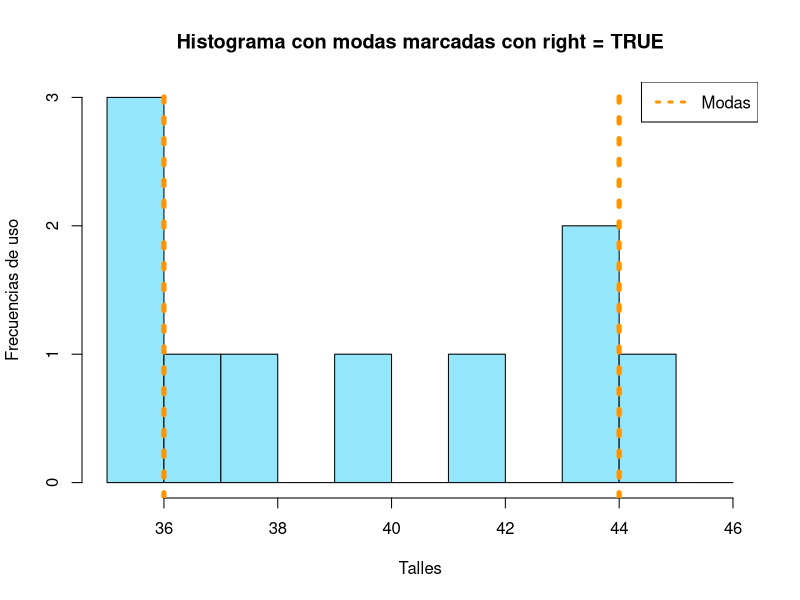
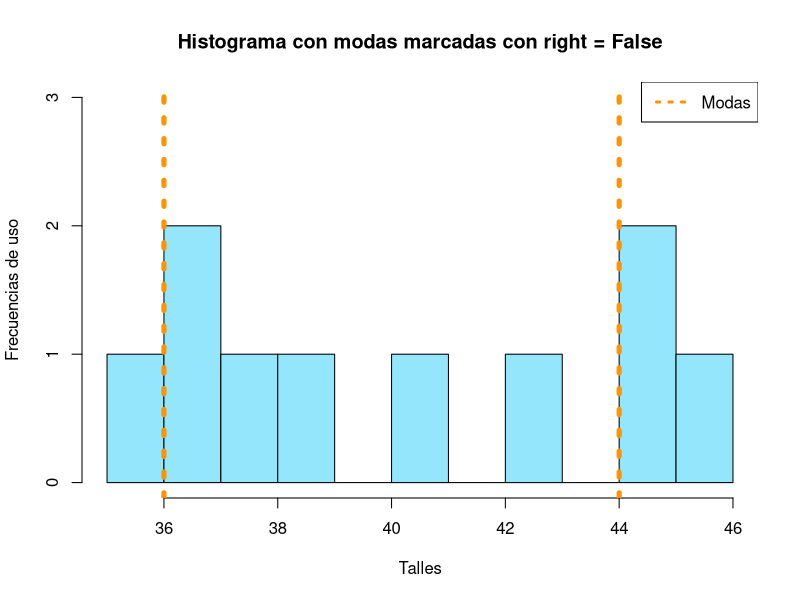
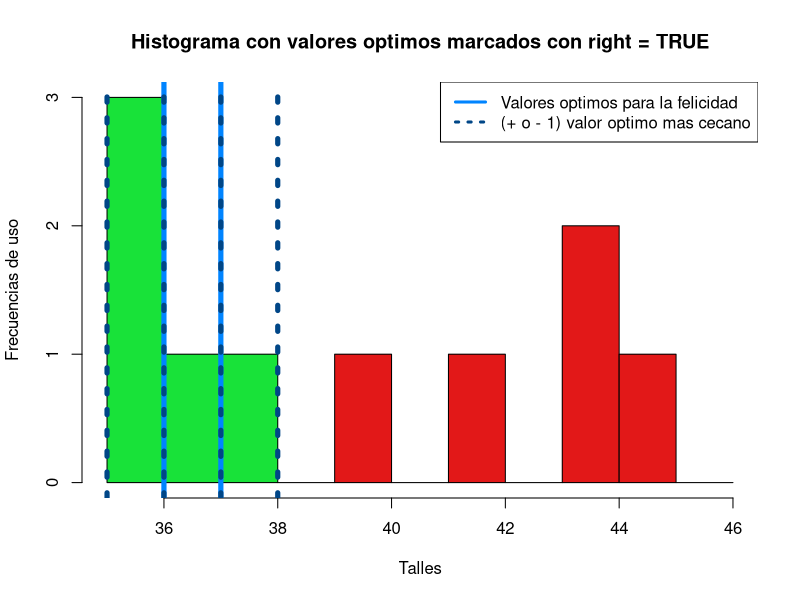
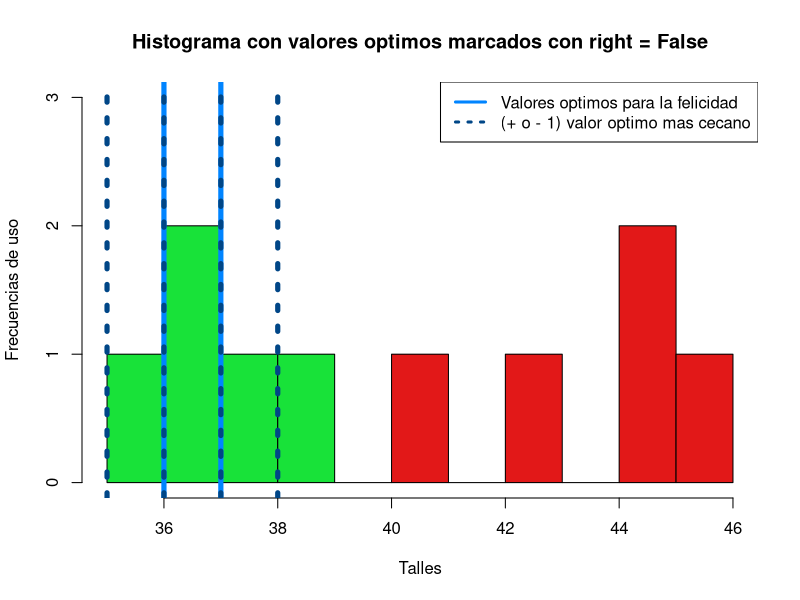

Generate these figures, in order, with R:
## ---- chunk 1
conjunto <- c(1, 3, 5, 7, 9)

promedio <- mean(conjunto)
mediana <- median(conjunto)
desvio <- sd(conjunto)

promedio
mediana
desvio
## ---- chunk 2
conjunto_talles <- c(36, 36, 37, 35, 38, 40, 42, 44, 44, 45)

# Puntos a, b y c
promedio <- mean(conjunto_talles)
mediana <- median(conjunto_talles)
desvio <- sd(conjunto_talles)

cat("El promedio es: ", promedio)
cat("La mediana es: ", mediana)
cat("El desvio estandar es: ", desvio)

## ---- chunk 3
# Punto d
esta_en_rango <- function(numero, rango_inferior, rango_superior) {
  return(numero >= rango_inferior & numero <= rango_superior)
}

proporcion_amigos_felices <- function(conjunto, medida){
  rango_inferior <- medida - 1
  rango_superior <- medida + 1
  amigos_felices <- c()
  sapply
  for (i in 1:length(conjunto)) {
    amigos_felices[i] <- esta_en_rango(conjunto[i], rango_inferior, rango_superior)
  }
  return(amigos_felices)
}

# Aqui solo 1 persona esta feliz
proporcion_amigos_felices(conjunto_talles, promedio) 
# Aqui solo 2 personas estan felices
proporcion_amigos_felices(conjunto_talles, mediana) 
## ---- chunk 4
# Puntos e y f
tabla_frecuencias <- table(conjunto_talles)

# Extraemos la primer moda que se encuentre, la mas chica si hay varias
moda <- as.numeric(names(tabla_frecuencias)[which.max(tabla_frecuencias)])

# Extraemos todas las modas que se encuentren
modas <- as.numeric(names(tabla_frecuencias)[tabla_frecuencias == max(tabla_frecuencias)])

print(paste("Las modas son:", toString(modas)))

# Calculamos los dos mejores talles.
mejores_talles <- function(conjunto){
  
  tabla_frecuencias <- table(conjunto)
  talles_irrepetibles <- as.numeric(names(tabla_frecuencias))
  longitud_conjunto <- length(talles_irrepetibles)
  amigos_felices_por_talle <- matrix(NA, nrow=longitud_conjunto, ncol=2)
  
  for (i in 1:longitud_conjunto){
    amigos_felices_por_talle[i, 1] = talles_irrepetibles[i] 
    amigos_felices_por_talle[i, 2] = sum(proporcion_amigos_felices(conjunto, talles_irrepetibles[i]))
  }
  
  colnames(amigos_felices_por_talle) <- c("Talle","AmigosFelicesPorTalle")
  return(amigos_felices_por_talle)
}

mejores_talles(conjunto_talles)
## ---- chunk 5
# Punto general y punto A

ylab = "Frecuencias de uso"
xlab = "Talles"
main = "Histograma con modas marcadas con right = TRUE"
col_histogram = "#94E6FC"
col_modas = "#FF9300"
breaks = 35:46
ylim = c(0, 3)

marcar_medidas <- function() {
  abline(v = modas, col = col_modas, lwd=5, lty = 3) # Punro a
  # Leyenda
  legend(x = "topright", # Posición de la leyenda
       legend = "Modas", # Texto de la leyenda
       col = col_modas, # Color de las líneas
       lty = 3, # Tipo de línea
       lwd = 3) # Grosor de línea
}

hist(conjunto_talles, ylab = ylab, xlab = xlab, main = main, col = col_histogram, breaks = breaks, right = TRUE,ylim = ylim)
marcar_medidas()


main = "Histograma con modas marcadas con right = False"
hist(conjunto_talles, ylab = ylab, xlab = xlab, main = main, col = col_histogram, breaks = breaks, right = FALSE,ylim = ylim)
marcar_medidas()
## ---- chunk 6
# Puntos b, c y d

ylab = "Frecuencias de uso"
xlab = "Talles"
main = "Histograma con valores optimos marcados con right = TRUE"
color_feliz = "#18E239"
color_infeliz = "#E21818"
bins = c(35:46)
col_histogram = ifelse(bins >= 35 & bins <= 38, color_feliz, color_infeliz)
col_max_felicidad = "#0084FF"
col_desviacion = "#004687"
breaks = 35:46
ylim = c(0, 3)

marcar_medidas <- function() {
  abline(v = c(36,37), col = col_max_felicidad, lwd=5, lty=1) # Punto b
  abline(v = c(35, 36, 37, 38), col = col_desviacion, lwd = 5, lty= 3) # Punto c
  # Leyenda
  legend(x = "topright", # Posición de la leyenda
       legend = c("Valores optimos para la felicidad", "(+ o - 1) valor optimo mas cecano"), # Texto de la leyenda
       col = c(col_max_felicidad, col_desviacion), # Color de las líneas
       lty = c(1, 3), # Tipo de línea
       lwd = 3) # Grosor de línea
}

hist(conjunto_talles, ylab = ylab, xlab = xlab, main = main, col = col_histogram, breaks = breaks, right = TRUE,ylim = ylim)
marcar_medidas()


main = "Histograma con valores optimos marcados con right = False"
hist(conjunto_talles, ylab = ylab, xlab = xlab, main = main, col = col_histogram, breaks = breaks, right = FALSE,ylim = ylim)
marcar_medidas()
## ---- chunk 7
# Punto 6.a
alturas_argentinos <- c(180, 175, 176, 174, 170, 165, 181, 155, 167, 172, 193, 159)
promedio_altura <- mean(alturas_argentinos)
promedio_altura 

# Punto 6.b
desvio_estandar <- sd(alturas_argentinos)

# Tamaño de la muestra
n <- length(alturas_argentinos)

# Error estandar: desvio estandar sobre la raiz cuadrada del numero de observaciones de la muestra
error_estandar <- desvio_estandar / sqrt(n)

# Usamos la distribucion t para calcular el intervalo de confianza del 95% ademas, usamos esta distribucion por la poca cantidad de observaciones en nuestra muestra. Los grados de libertad son n -1
grados_libertad <- n - 1

# Calculamos el valor critico
valor_critico <- qt(0.975, df = grados_libertad)

# Calculamos el margen de error
margen_error <- valor_critico * error_estandar

# Finalmente, calculamos el intervalo de confianza
limite_inferior <- promedio_altura - margen_error
limite_superior <- promedio_altura + margen_error

print(paste("El intervalo de confianza del 95% para el promedio del unverso esta entre", round(limite_inferior, 2), "y", round(limite_superior, 2)))
## ---- chunk 8
# Usa la función t.test() para calcular el intervalo de confianza del 95%
resultado <- t.test(alturas_argentinos, conf.level = 0.95)

# Imprime el intervalo de confianza
print(resultado$conf.int)
## ---- chunk 9
# Punto 6.c
desvio_estandar <- sd(alturas_argentinos) #hecho anteriormente
desvio_estandar

# Punto 6.d, utilizaremos la distribucion chi cuadrado porque la distribución de las varianzas muestrales sigue una distribución chi-cuadrado
n <- length(alturas_argentinos)
grados_libertad <- n - 1

# Calculamos los limites del intervalo de confianza del 95% para la desviacion estandar de la poblacion

limite_inferior <- sqrt(grados_libertad * desvio_estandar^2 / qchisq(0.975, df = grados_libertad))

limite_superior <- sqrt(grados_libertad * desvio_estandar^2 / qchisq(0.025, df = grados_libertad))

print(paste("El intervalo de confianza del 95% para la desviación estándar del universo está entre", round(limite_inferior, 2), "y", round(limite_superior, 2)))
